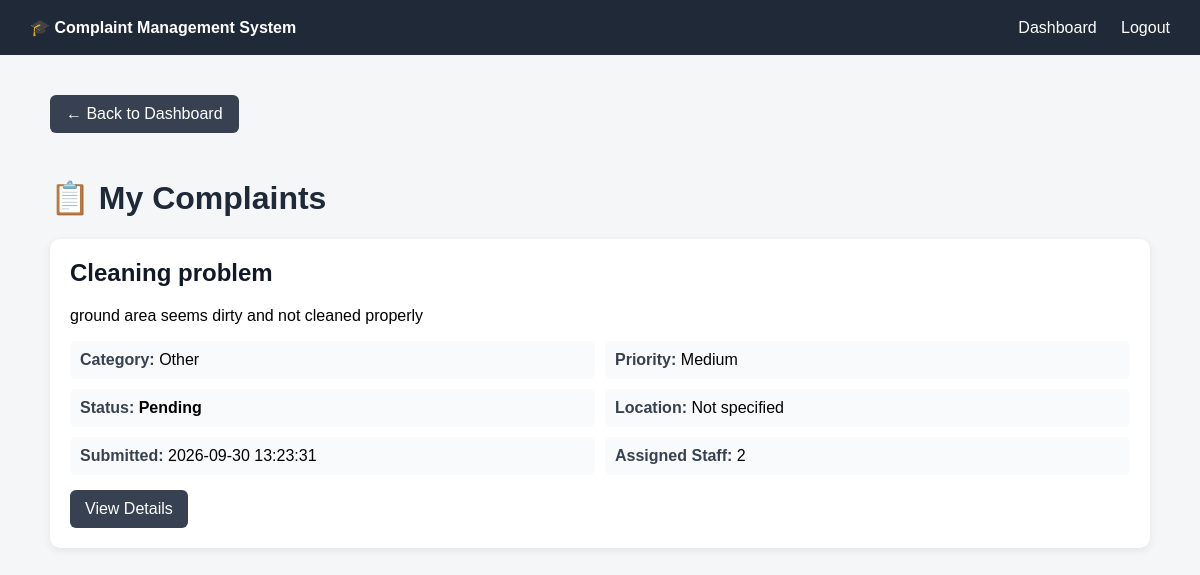
/student/complaints (signed in), run on an earlier commit of the app's database.
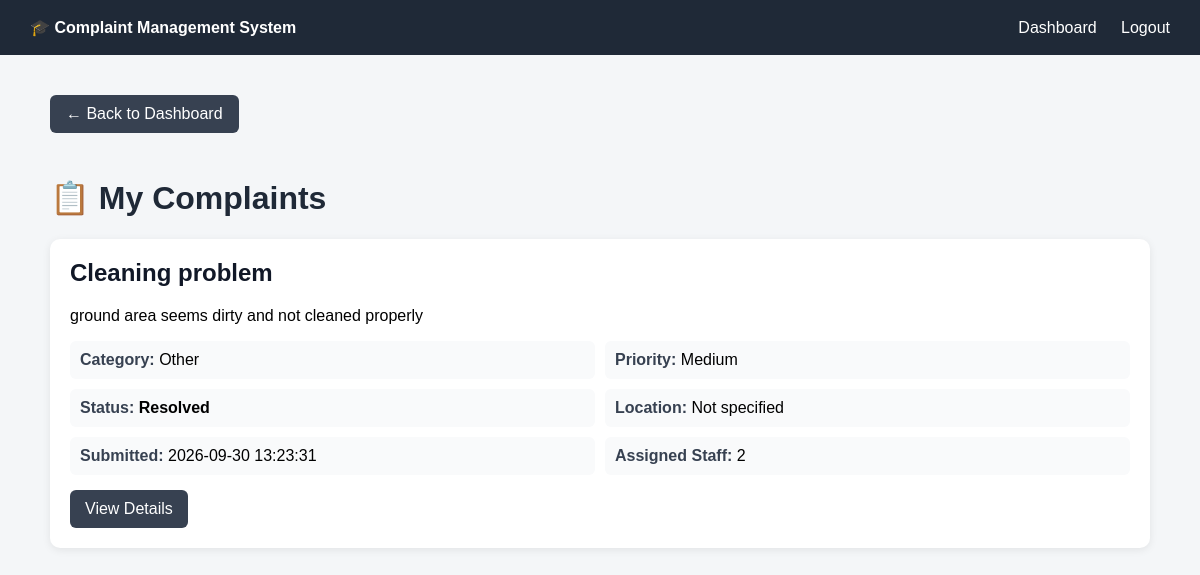
And on a later commit of the database.
### tables this page shows
CREATE TABLE complaints (
            id             INTEGER PRIMARY KEY AUTOINCREMENT,
            student_id     INTEGER NOT NULL,
            title          TEXT NOT NULL,
            description    TEXT NOT NULL,
            category       TEXT,
            location       TEXT,
            priority       TEXT DEFAULT 'Medium',
            sentiment      TEXT,
            status         TEXT DEFAULT 'Pending',
            assigned_staff INTEGER,
            created_at     TEXT NOT NULL,
            resolved_at    TEXT,
            FOREIGN KEY(student_id)     REFERENCES users(id),
            FOREIGN KEY(assigned_staff) REFERENCES users(id)
        );

### flask_app.py (the view)
@app.route("/student/complaints")
def my_complaints():
    if "user_id" not in session:
        return redirect(url_for("login"))
    if session.get("role") != "Student":
        return redirect(url_for("login"))
    complaints = get_complaints(
        student_id=session["user_id"]
    )
    return render_template(
        "my_complaints.html",
        complaints=complaints
    )

### utils/database.py (called while the page is built)
def get_connection():
    DB_PATH.parent.mkdir(
        parents=True, exist_ok=True)  # make sure the folder exists
    conn = sqlite3.connect(DB_PATH)
    conn.row_factory = sqlite3.Row
    conn.execute("PRAGMA foreign_keys = ON")
    return conn

def get_complaints(student_id=None, assigned_staff=None, status=None):
    query = "SELECT * FROM complaints"
    conditions = []
    values = []
    if student_id is not None:
        conditions.append("student_id = ?")
        values.append(student_id)
    if assigned_staff is not None:
        conditions.append("assigned_staff = ?")
        values.append(assigned_staff)
    if status is not None:
        conditions.append("status = ?")
        values.append(status)
    if conditions:
        query += " WHERE " + " AND ".join(conditions)
    query += " ORDER BY created_at DESC, id DESC"
    conn = get_connection()
    rows = conn.execute(query, values).fetchall()
    conn.close()
    return [dict(row) for row in rows]

### templates/my_complaints.html (shortened to what this page needs)
<!DOCTYPE html>
<html>
<head>
</head>
<body>
    <div class="navbar">
        <div>
            <strong>🎓 Complaint Management System</strong>
        </div>
        <div>
            <a href="/student">Dashboard</a>
            <a href="/logout">Logout</a>
        </div>
    </div>
    <div class="container">
        <a href="/student" class="back-button">
            ← Back to Dashboard
        </a>
        <h1>📋 My Complaints</h1>
        {% if complaints %}
            {% for complaint in complaints %}
                <div class="complaint-card">
                    <h2>{{ complaint["title"] }}</h2>
                    <p>
                        {{ complaint["description"] }}
                    </p>
                    <div class="details">
                        <div class="detail">
                            <span class="label">Category:</span>
                            {{ complaint["category"] or "Not specified" }}
                        </div>
                        <div class="detail">
                            <span class="label">Priority:</span>
                            {{ complaint["priority"] or "Medium" }}
                        </div>
                        <div class="detail">
                            <span class="label">Status:</span>
                            <span class="status">
                                {{ complaint["status"] }}
                            </span>
                        </div>
                        <div class="detail">
                            <span class="label">Location:</span>
                            {{ complaint["location"] or "Not specified" }}
                        </div>
                        <div class="detail">
                            <span class="label">Submitted:</span>
                            {{ complaint["created_at"] }}
                        </div>
                                               <div class="detail">
                            <span class="label">Assigned Staff:</span>
                            {{ complaint["assigned_staff"] or "Not assigned" }}
                        </div>
                    </div>
                    <a href="/student/complaint/{{ complaint['id'] }}"
                       style="display:inline-block;
                              margin-top:15px;
                              padding:10px 15px;
                              background:#374151;
                              color:white;
                              text-decoration:none;
                              border-radius:6px;">
                        View Details
                    </a>
                </div>
            {% endfor %}
        {% endif %}
    </div>
</body>
</html>

What changed in the data, as far as the page shows it:
changed complaints "Cleaning problem": status "Pending" → "Resolved"
